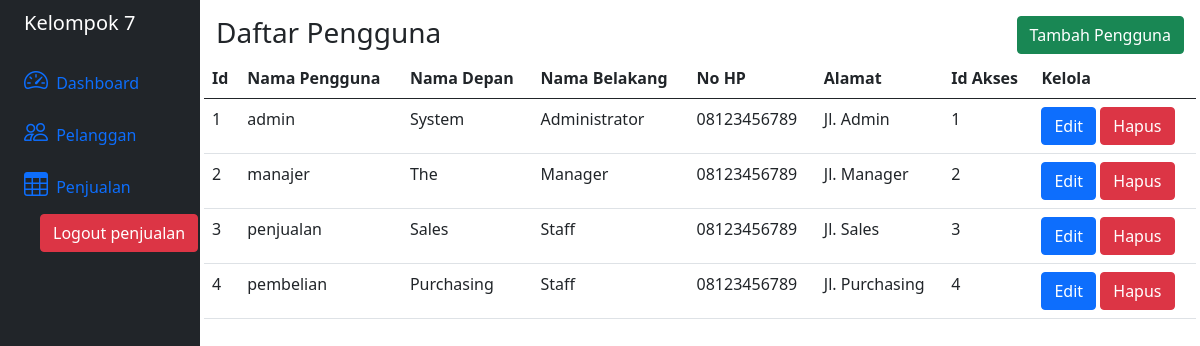
/pengguna/index.php (signed in), run on the app's committed database.
### tables this page shows
CREATE TABLE `Pengguna` (
  `idPengguna` int(11) NOT NULL AUTO_INCREMENT,
  `NamaPengguna` varchar(16) NOT NULL,
  `Password` varchar(64) NOT NULL,
  `NamaDepan` varchar(64) NOT NULL,
  `NamaBelakang` varchar(64) NOT NULL,
  `NoHp` varchar(15) NOT NULL,
  `Alamat` varchar(256) NOT NULL,
  `idAkses` int(11) NOT NULL,
  PRIMARY KEY (`idPengguna`),
  KEY `idAkses` (`idAkses`),
  CONSTRAINT `Pengguna-idAkses` FOREIGN KEY (`idAkses`) REFERENCES `HakAkses` (`idAkses`)
);

### class/Pengguna.php (called while the page is built, shortened)
<?php
  class Pengguna {
    private $conn;
    public function __construct(\PDO $database) {
      $this->conn = $database;
    }
    function daftarPengguna() {
      $query = "SELECT * FROM Pengguna ORDER BY idPengguna ASC";
      $prepareDB = $this->conn->prepare($query);
      $prepareDB->execute();
      $daftarPengguna = $prepareDB->fetchAll();
      return $daftarPengguna;
    }
  }
?>

### pengguna/index.php (the view, shortened to what this page needs)
<?php
  include "../class/config.php";
  include "../class/Pengguna.php";
  $pengguna = new Pengguna($database);
  $daftarPengguna = $pengguna->daftarPengguna();
?>
<!DOCTYPE html>
<html lang="en">
  <head>
    <link href="https://cdn.jsdelivr.net/npm/bootstrap@5.0.2/dist/css/bootstrap.min.css" rel="stylesheet">
    <link rel="stylesheet" href="https://cdn.jsdelivr.net/npm/bootstrap-icons@1.11.3/font/bootstrap-icons.min.css">
  </head>
  <body>
    <div class="container-fluid">
      <div class="row flex-nowrap">
        <div class="col-auto col-md-2 col-xl-2 px-sm-2 px-0 bg-dark">
          <?php
            include "../view/sidebar.php";
          ?>
        </div>
        <div class="col p-3">
          <div class="row">
            <div class="col-6">
              <h3>Daftar Pengguna</h3>
            </div>
            <div class="col-6 text-end">
              <a href="tambah.php"><button type="button" class="btn btn-success">Tambah Pengguna</button></a>
            </div>
          </div>
          <div class="row">
            <table class="table">
              <thead>
                <th scope="col">Id</th>
                <th scope="col">Nama Pengguna</th>
                <th scope="col">Nama Depan</th>
                <th scope="col">Nama Belakang</th>
                <th scope="col">No HP</th>
                <th scope="col">Alamat</th>
                <th scope="col">Id Akses</th>
                <th scope="col">Kelola</th>
              </thead>
              <tbody>
                <?php
                  if (!empty($daftarPengguna)) {
                    foreach ($daftarPengguna as $key => $value) {
                      echo "<tr>";
                      echo "<td>".$value['idPengguna']."</td>";
                      echo "<td>".$value['NamaPengguna']."</td>";
                      echo "<td>".$value['NamaDepan']."</td>";
                      echo "<td>".$value['NamaBelakang']."</td>";
                      echo "<td>".$value['NoHp']."</td>";
                      echo "<td>".$value['Alamat']."</td>";
                      echo "<td>".$value['idAkses']."</td>";
                      echo ('<td><form action="../controller/Pengguna.php" method="post"><input type="text" name="action" class="form-control d-none" id="action" aria-describedby="action" value="delete"><input type="text" name="id_pengguna" class="form-control d-none" id="id-pengguna" aria-describedby="id-pengguna" value="'.$value['idPengguna'].'"><a href="edit.php?idPengguna='.$value['idPengguna'].'"><button type="button" class="btn btn-primary">Edit</button></a><span> </span><button type="submit" class="btn btn-danger">Hapus</button></form>');
                      echo "</tr>";
                    }
                  } else {
                    echo "<tr>";
                    echo "<td>No items to display.</td>";
                    echo "</tr>";
                  }
                ?>
              </tbody>
            </table>
          </div>
        </div>
      </div>
    </div>
  </body>
</html>

### data on the page
pengguna: idPengguna "1", NamaPengguna "admin", NamaDepan "System", NamaBelakang "Administrator", NoHp "08123456789", Alamat "Jl. Admin", idAkses "1"
pengguna: idPengguna "2", NamaPengguna "manajer", NamaDepan "The", NamaBelakang "Manager", NoHp "08123456789", Alamat "Jl. Manager", idAkses "2"
pengguna: idPengguna "3", NamaPengguna "penjualan", NamaDepan "Sales", NamaBelakang "Staff", NoHp "08123456789", Alamat "Jl. Sales", idAkses "3"
pengguna: idPengguna "4", NamaPengguna "pembelian", NamaDepan "Purchasing", NamaBelakang "Staff", NoHp "08123456789", Alamat "Jl. Purchasing", idAkses "4"

### other printed values
$_SESSION["NamaPengguna"] "penjualan"
